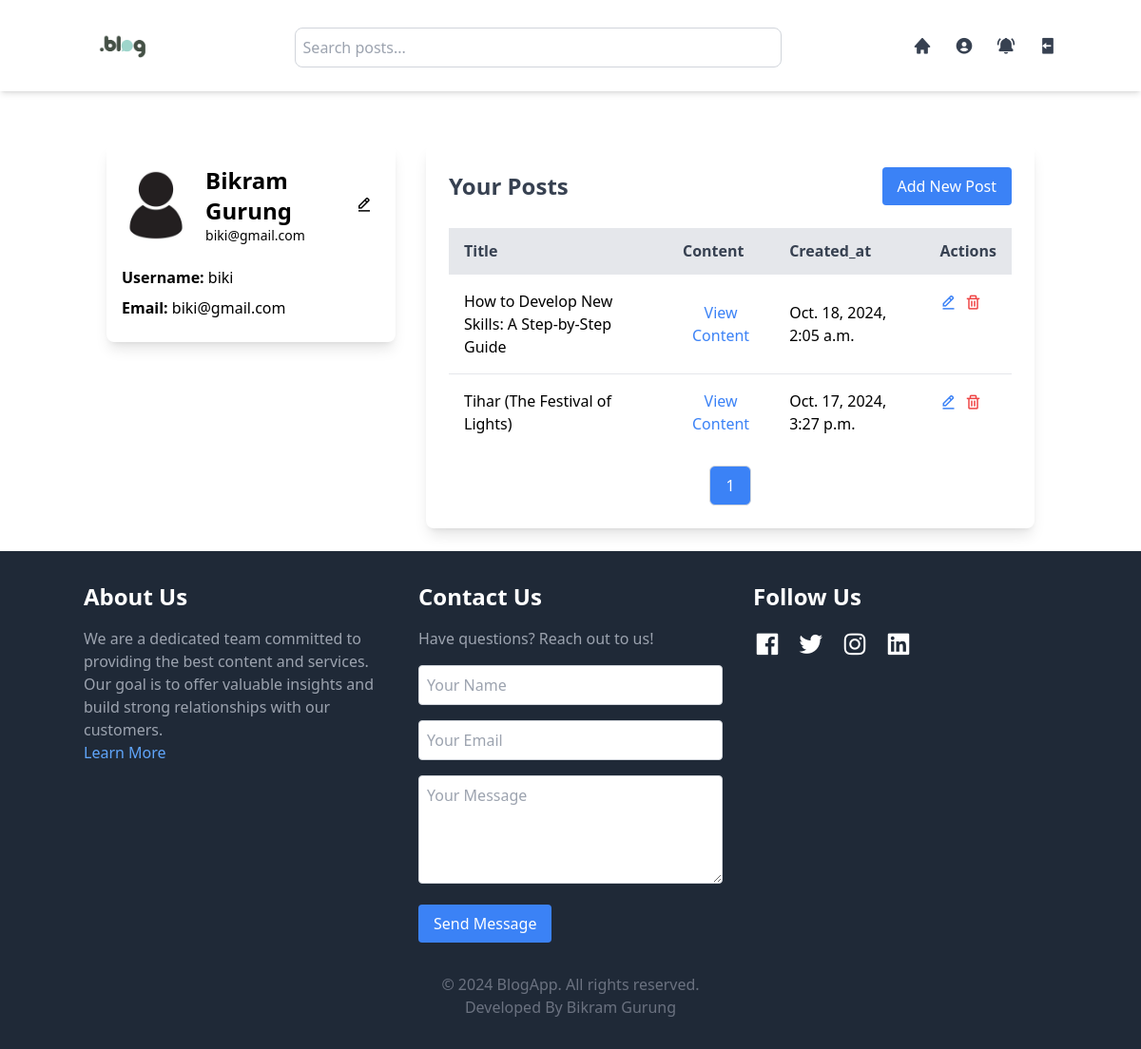
Page /profile/ (signed in) on the committed database.
### blog/models.py (models this page shows, shortened)
class Post(models.Model):
    user = models.ForeignKey(User, on_delete=models.CASCADE)
    title = models.CharField(max_length=255)
    image = models.ImageField(upload_to='post_images/', blank=True, null=True)
    content = models.TextField()
    created_at = models.DateTimeField(auto_now_add=True)
    updated_at = models.DateTimeField(auto_now=True)
    is_approved = models.BooleanField(default=False)

### blog/views.py (the view)
# urls.py: path('profile/', views.profile, name="profile"),
@login_required
def profile(request):
    if request.user.is_superuser:
        post = Post.objects.all().order_by('-created_at')
    else:
        post = Post.objects.filter(user=request.user).order_by('-created_at')
    if request.user.is_authenticated:
        new_notifications_count = Notification.objects.filter(user=request.user, is_read=False).count()
    else:
        new_notifications_count = 0
    paginator = Paginator(post, 2)
    page_number = request.GET.get('page')
    page_obj = paginator.get_page(page_number)
    content = {
        'page_obj':page_obj,
        'new_notifications_count':new_notifications_count,
    }
    return render(request, 'blog/profile.html', content)

### blog/templates/blog/profile.html (shortened to what this page needs)
{% extends "./index.html" %}
{% load static %}
{% block Profile %}
<div class="container mx-auto mt-32 p-6 grid grid-cols-1 lg:grid-cols-3 gap-8">
    <div id="profileCard" class="w-full max-w-sm bg-white text-black rounded-lg shadow-lg p-4 transition-all duration-300 ease-in-out overflow-hidden h-52">
        <div class="flex items-center space-x-4">
            <div class="w-24 h-24 bg-gray-200 rounded-full overflow-hidden border-4 border-white">
                <img src="{% static './images/userIcon.jpg' %}" alt="Profile Picture" class="w-full h-full object-cover">
            </div>
            <div>
                <h2 class="text-2xl font-bold">{{ user.first_name }} {{ user.last_name }}</h2>
                <p class="text-sm">{{ user.email }}</p>
            </div>
            <button id="editProfileBtn" class="text-black p-2 hover:bg-opacity-75 text-xl md:text-lg">
                <i class="bx bx-edit-alt"></i>
            </button>
        </div>
        <div id="profileInfo" class="mt-4 space-y-2">
            <p><span class="font-semibold">Username:</span> {{ user.username }}</p>
            <p><span class="font-semibold">Email:</span> {{ user.email }}</p>
        </div>
    </div>
 <div class="col-span-1 lg:col-span-2 bg-white rounded-lg shadow-lg p-6">
    <div class="flex justify-between items-center mb-6">
      {% if request.user.is_superuser %}
      <h2 class="text-2xl font-bold text-gray-700">All Posts</h2>
      {% else %}
      <h2 class="text-2xl font-bold text-gray-700">Your Posts</h2>
      {% endif %}
      <button id="addPostBtn" class="bg-blue-500 text-white px-4 py-2 rounded hover:bg-blue-600">Add New Post</button>
    </div>
    <div class="overflow-x-auto">
      {% if page_obj %}
      <table class="table-auto w-full text-left">
        <thead>
          <tr class="bg-gray-200 text-gray-700">
            <th class="py-3 px-4">Title</th>
            <th class="py-3 px-4">Content</th>
            <th class="py-3 px-4">Created_at</th>
            <th class="py-3 px-4">Actions</th>
          </tr>
        </thead>
        <tbody>
          {% for post in page_obj %}
          <tr class="border-t">
            {% if not user.is_superuser and not post.is_approved %}
            <td class="py-4 px-4">{{ post.title }}</td>
            <td class="py-4 px-4 text-justify text-yellow-500 font-bold">Pending Approval</td>
            {% else %}
            <td class="py-4 px-4"><a href="{% url 'readmore' post.id %}">{{ post.title }}</a></td>
            <td class="py-4 px-4 text-justify"> <button class="text-blue-500 hover:underline" onclick="showPostContent('{{ post.content|escapejs }}', '{{ post.id }}')">View Content</button></td>
            {% endif %}
            <td class="py-4 px-4">{{ post.created_at }}</td>
            <td class="py-4 px-4 flex space-x-2">
              <div class="flex items-center space-x-2">
                {% if not user.is_superuser %}
                <a href="javascript:void(0);"
                  class="text-blue-500 hover:underline text-xl md:text-base lg:text-lg editPostBtn"
                  data-post-id="{{ post.id }}"
                  data-post-title="{{ post.title }}"
                  data-post-content="{{ post.content }}">
                    <i class='bx bx-edit-alt'></i>
                </a>
                {% endif %}
                <a href="{% url 'delete_post' post.id %}" class="text-red-500 hover:underline text-xl md:text-base lg:text-lg items-center">
                  <i class='bx bx-trash'></i>
                </a>
            </div>
            </td>
          </tr>
          {% endfor %}
        </tbody>
      </table>
    </div>
<div class="flex justify-center mt-4 space-x-2">
    {% for i in page_obj.paginator.page_range %}
      {% if i == page_obj.number %}
        <span class="py-2 px-4 border border-gray-300 rounded-md bg-blue-500 text-white">{{ i }}</span>
      {% else %}
        <a href="?page={{ i }}" class="py-2 px-4 border border-gray-300 rounded-md text-gray-700 bg-white hover:bg-blue-500 hover:text-white transition duration-300">{{ i }}</a>
      {% endif %}
    {% endfor %}
  </div>
  {% else %}
      <tr>
        <td colspan="3" class="text-center py-4">No posts found</td>
      </tr>
  {% endif %}
  </div>
</div>
{% endblock %}

### rows in the picture
Post: title "How to Develop New Skills: A Step-by-Step Guide", created_at "Oct. 18, 2024, 2:05 a.m."
Post: title "Tihar (The Festival of Lights)", created_at "Oct. 17, 2024, 3:27 p.m."

### other values in the picture
{{ user.first_name }} "Bikram"
{{ user.last_name }} "Gurung"
{{ user.email }} "biki@gmail.com"
{{ user.username }} "biki"
{{ i }} "1"
